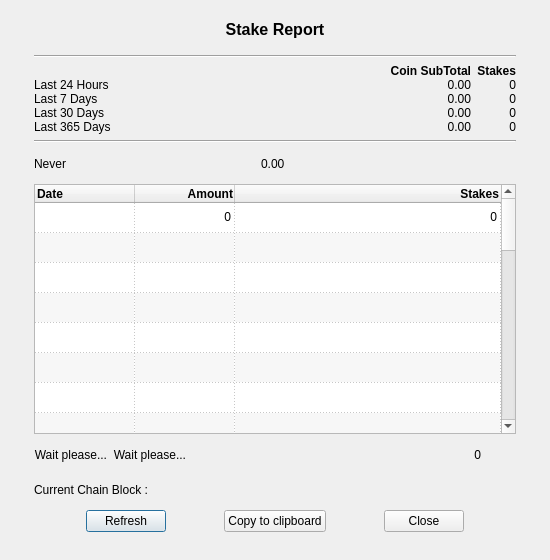
<?xml version="1.0" encoding="UTF-8"?>
<ui version="4.0">
 <class>StakeReportDialog</class>
 <widget class="QDialog" name="StakeReportDialog">
  <property name="geometry">
   <rect>
    <x>0</x>
    <y>0</y>
    <width>550</width>
    <height>560</height>
   </rect>
  </property>
  <property name="minimumSize">
   <size>
    <width>550</width>
    <height>560</height>
   </size>
  </property>
  <property name="maximumSize">
   <size>
    <width>550</width>
    <height>582</height>
   </size>
  </property>
  <property name="windowTitle">
   <string>Stake Report</string>
  </property>
  <property name="modal">
   <bool>false</bool>
  </property>
  <layout class="QGridLayout" name="gridLayout_2">
   <item row="1" column="0">
    <spacer name="verticalSpacer">
     <property name="orientation">
      <enum>Qt::Vertical</enum>
     </property>
     <property name="sizeHint" stdset="0">
      <size>
       <width>20</width>
       <height>40</height>
      </size>
     </property>
    </spacer>
   </item>
   <item row="0" column="0">
    <widget class="QFrame" name="frame">
     <property name="minimumSize">
      <size>
       <width>500</width>
       <height>530</height>
      </size>
     </property>
     <property name="maximumSize">
      <size>
       <width>460</width>
       <height>99999</height>
      </size>
     </property>
     <property name="styleSheet">
      <string notr="true"/>
     </property>
     <property name="frameShape">
      <enum>QFrame::NoFrame</enum>
     </property>
     <property name="frameShadow">
      <enum>QFrame::Raised</enum>
     </property>
     <layout class="QGridLayout" name="gridLayout_3">
      <item row="6" column="0">
       <layout class="QGridLayout" name="gridLayout2" columnstretch="0,0,3">
        <property name="rightMargin">
         <number>35</number>
        </property>
        <item row="0" column="0">
         <widget class="QLabel" name="TimeTook">
          <property name="font">
           <font>
            <pointsize>9</pointsize>
            <weight>50</weight>
            <bold>false</bold>
           </font>
          </property>
          <property name="toolTip">
           <string>Time took to retrieve the data</string>
          </property>
          <property name="text">
           <string>Wait please...</string>
          </property>
          <property name="alignment">
           <set>Qt::AlignLeading|Qt::AlignLeft|Qt::AlignRight|Qt::AlignTrailing|Qt::AlignVCenter</set>
          </property>
          <property name="margin">
           <number>4</number>
          </property>
         </widget>
        </item>
        <item row="0" column="1">
         <widget class="QLabel" name="TimeTook_2">
          <property name="font">
           <font>
            <pointsize>9</pointsize>
            <weight>50</weight>
            <bold>false</bold>
           </font>
          </property>
          <property name="toolTip">
           <string>Time took to refresh dialog</string>
          </property>
          <property name="text">
           <string>Wait please...</string>
          </property>
          <property name="alignment">
           <set>Qt::AlignLeading|Qt::AlignLeft|Qt::AlignRight|Qt::AlignTrailing|Qt::AlignVCenter</set>
          </property>
          <property name="margin">
           <number>4</number>
          </property>
         </widget>
        </item>
        <item row="0" column="2">
         <widget class="QLabel" name="Stake_Counted">
          <property name="font">
           <font>
            <pointsize>9</pointsize>
            <weight>50</weight>
            <bold>false</bold>
           </font>
          </property>
          <property name="toolTip">
           <string>Total Stakes Analyzed</string>
          </property>
          <property name="text">
           <string>0</string>
          </property>
          <property name="alignment">
           <set>Qt::AlignLeading|Qt::AlignLeft|Qt::AlignRight|Qt::AlignTrailing|Qt::AlignVCenter</set>
          </property>
          <property name="margin">
           <number>4</number>
          </property>
         </widget>
        </item>
       </layout>
      </item>
      <item row="7" column="0">
       <widget class="QLabel" name="L_CurrentBlock">
        <property name="font">
         <font>
          <pointsize>9</pointsize>
          <weight>50</weight>
          <bold>false</bold>
         </font>
        </property>
        <property name="toolTip">
         <string>Data of the current block.</string>
        </property>
        <property name="text">
         <string>Current Chain Block :</string>
        </property>
        <property name="alignment">
         <set>Qt::AlignLeading|Qt::AlignLeft|Qt::AlignVCenter</set>
        </property>
        <property name="margin">
         <number>2</number>
        </property>
       </widget>
      </item>
      <item row="3" column="0">
       <widget class="Line" name="line_2">
        <property name="orientation">
         <enum>Qt::Horizontal</enum>
        </property>
       </widget>
      </item>
      <item row="1" column="0">
       <widget class="Line" name="line">
        <property name="orientation">
         <enum>Qt::Horizontal</enum>
        </property>
       </widget>
      </item>
      <item row="8" column="0">
       <layout class="QHBoxLayout" name="horizontalLayout" stretch="1,2,1">
        <property name="sizeConstraint">
         <enum>QLayout::SetDefaultConstraint</enum>
        </property>
        <item>
         <widget class="QPushButton" name="button_Refresh">
          <property name="sizePolicy">
           <sizepolicy hsizetype="Maximum" vsizetype="Fixed">
            <horstretch>0</horstretch>
            <verstretch>0</verstretch>
           </sizepolicy>
          </property>
          <property name="toolTip">
           <string>Refresh the data</string>
          </property>
          <property name="text">
           <string>Refresh</string>
          </property>
         </widget>
        </item>
        <item>
         <widget class="QPushButton" name="CopytoClipboard">
          <property name="sizePolicy">
           <sizepolicy hsizetype="Fixed" vsizetype="Fixed">
            <horstretch>0</horstretch>
            <verstretch>0</verstretch>
           </sizepolicy>
          </property>
          <property name="minimumSize">
           <size>
            <width>100</width>
            <height>0</height>
           </size>
          </property>
          <property name="toolTip">
           <string>Copy Report to ClipBoard</string>
          </property>
          <property name="text">
           <string>Copy to clipboard</string>
          </property>
         </widget>
        </item>
        <item>
         <widget class="QDialogButtonBox" name="buttonBox">
          <property name="sizePolicy">
           <sizepolicy hsizetype="Maximum" vsizetype="Fixed">
            <horstretch>0</horstretch>
            <verstretch>0</verstretch>
           </sizepolicy>
          </property>
          <property name="toolTip">
           <string>Close the dialog</string>
          </property>
          <property name="orientation">
           <enum>Qt::Horizontal</enum>
          </property>
          <property name="standardButtons">
           <set>QDialogButtonBox::Close</set>
          </property>
          <property name="centerButtons">
           <bool>true</bool>
          </property>
         </widget>
        </item>
       </layout>
      </item>
      <item row="4" column="0">
       <layout class="QHBoxLayout" name="horizontalLayout2" stretch="0,0">
        <property name="sizeConstraint">
         <enum>QLayout::SetDefaultConstraint</enum>
        </property>
        <property name="rightMargin">
         <number>35</number>
        </property>
        <item>
         <widget class="QLabel" name="L_LastStakeTime">
          <property name="sizePolicy">
           <sizepolicy hsizetype="Preferred" vsizetype="Preferred">
            <horstretch>0</horstretch>
            <verstretch>0</verstretch>
           </sizepolicy>
          </property>
          <property name="font">
           <font>
            <pointsize>9</pointsize>
            <weight>50</weight>
            <bold>false</bold>
           </font>
          </property>
          <property name="toolTip">
           <string>Date of the last mature Stake</string>
          </property>
          <property name="styleSheet">
           <string notr="true">background:transparent;</string>
          </property>
          <property name="text">
           <string>Never</string>
          </property>
          <property name="alignment">
           <set>Qt::AlignLeading|Qt::AlignLeft|Qt::AlignVCenter</set>
          </property>
          <property name="margin">
           <number>2</number>
          </property>
         </widget>
        </item>
        <item>
         <widget class="QLabel" name="Amount_Last">
          <property name="sizePolicy">
           <sizepolicy hsizetype="Preferred" vsizetype="Preferred">
            <horstretch>0</horstretch>
            <verstretch>0</verstretch>
           </sizepolicy>
          </property>
          <property name="font">
           <font>
            <pointsize>9</pointsize>
            <weight>50</weight>
            <bold>false</bold>
            <kerning>false</kerning>
           </font>
          </property>
          <property name="toolTip">
           <string>Coin Earned in last mature Stake</string>
          </property>
          <property name="styleSheet">
           <string notr="true">background:transparent;</string>
          </property>
          <property name="text">
           <string>0.00</string>
          </property>
          <property name="alignment">
           <set>Qt::AlignLeading|Qt::AlignLeft|Qt::AlignVCenter</set>
          </property>
          <property name="margin">
           <number>2</number>
          </property>
         </widget>
        </item>
       </layout>
      </item>
      <item row="5" column="0">
       <widget class="QTableWidget" name="StakeReportTable">
        <property name="sizePolicy">
         <sizepolicy hsizetype="Expanding" vsizetype="Expanding">
          <horstretch>1</horstretch>
          <verstretch>0</verstretch>
         </sizepolicy>
        </property>
        <property name="maximumSize">
         <size>
          <width>16777215</width>
          <height>250</height>
         </size>
        </property>
        <property name="font">
         <font>
          <weight>50</weight>
          <bold>false</bold>
         </font>
        </property>
        <property name="autoScrollMargin">
         <number>26</number>
        </property>
        <property name="alternatingRowColors">
         <bool>true</bool>
        </property>
        <property name="showGrid">
         <bool>true</bool>
        </property>
        <property name="gridStyle">
         <enum>Qt::DotLine</enum>
        </property>
        <property name="sortingEnabled">
         <bool>true</bool>
        </property>
        <property name="rowCount">
         <number>30</number>
        </property>
        <property name="columnCount">
         <number>3</number>
        </property>
        <attribute name="horizontalHeaderVisible">
         <bool>true</bool>
        </attribute>
        <attribute name="horizontalHeaderHighlightSections">
         <bool>true</bool>
        </attribute>
        <attribute name="horizontalHeaderShowSortIndicator" stdset="0">
         <bool>true</bool>
        </attribute>
        <attribute name="horizontalHeaderStretchLastSection">
         <bool>true</bool>
        </attribute>
        <attribute name="verticalHeaderVisible">
         <bool>false</bool>
        </attribute>
        <row/>
        <row/>
        <row/>
        <row/>
        <row/>
        <row/>
        <row/>
        <row/>
        <row/>
        <row/>
        <row/>
        <row/>
        <row/>
        <row/>
        <row/>
        <row/>
        <row/>
        <row/>
        <row/>
        <row/>
        <row/>
        <row/>
        <row/>
        <row/>
        <row/>
        <row/>
        <row/>
        <row/>
        <row/>
        <row/>
        <column>
         <property name="text">
          <string>Date</string>
         </property>
         <property name="font">
          <font>
           <pointsize>9</pointsize>
           <weight>75</weight>
           <bold>true</bold>
          </font>
         </property>
         <property name="textAlignment">
          <set>AlignLeading|AlignVCenter</set>
         </property>
        </column>
        <column>
         <property name="text">
          <string>Amount</string>
         </property>
         <property name="font">
          <font>
           <pointsize>9</pointsize>
           <weight>75</weight>
           <bold>true</bold>
          </font>
         </property>
         <property name="textAlignment">
          <set>AlignTrailing|AlignVCenter</set>
         </property>
        </column>
        <column>
         <property name="text">
          <string>Stakes</string>
         </property>
         <property name="font">
          <font>
           <pointsize>9</pointsize>
           <weight>75</weight>
           <bold>true</bold>
          </font>
         </property>
         <property name="textAlignment">
          <set>AlignTrailing|AlignVCenter</set>
         </property>
        </column>
        <item row="0" column="0">
         <property name="text">
          <string/>
         </property>
         <property name="font">
          <font>
           <pointsize>9</pointsize>
          </font>
         </property>
         <property name="flags">
          <set>ItemIsSelectable|ItemIsUserCheckable|ItemIsEnabled</set>
         </property>
        </item>
        <item row="0" column="1">
         <property name="text">
          <string notr="true">0</string>
         </property>
         <property name="whatsThis">
          <string/>
         </property>
         <property name="font">
          <font>
           <pointsize>9</pointsize>
          </font>
         </property>
         <property name="textAlignment">
          <set>AlignTrailing|AlignVCenter</set>
         </property>
         <property name="flags">
          <set>ItemIsSelectable|ItemIsUserCheckable|ItemIsEnabled</set>
         </property>
        </item>
        <item row="0" column="2">
         <property name="text">
          <string notr="true">0</string>
         </property>
         <property name="font">
          <font>
           <pointsize>9</pointsize>
          </font>
         </property>
         <property name="textAlignment">
          <set>AlignTrailing|AlignVCenter</set>
         </property>
         <property name="flags">
          <set>ItemIsSelectable|ItemIsUserCheckable|ItemIsEnabled</set>
         </property>
        </item>
       </widget>
      </item>
      <item row="2" column="0">
       <layout class="QGridLayout" name="gridLayout" columnstretch="3,0,0">
        <property name="verticalSpacing">
         <number>0</number>
        </property>
        <item row="0" column="2">
         <widget class="QLabel" name="label_3">
          <property name="font">
           <font>
            <pointsize>9</pointsize>
            <weight>75</weight>
            <bold>true</bold>
           </font>
          </property>
          <property name="toolTip">
           <string>Blocks Staked</string>
          </property>
          <property name="text">
           <string>Stakes</string>
          </property>
          <property name="alignment">
           <set>Qt::AlignRight|Qt::AlignTrailing|Qt::AlignVCenter</set>
          </property>
          <property name="margin">
           <number>4</number>
          </property>
         </widget>
        </item>
        <item row="1" column="0">
         <widget class="QLabel" name="L1_24h">
          <property name="font">
           <font>
            <pointsize>9</pointsize>
            <weight>50</weight>
            <bold>false</bold>
           </font>
          </property>
          <property name="toolTip">
           <string/>
          </property>
          <property name="text">
           <string>Last 24 Hours</string>
          </property>
          <property name="margin">
           <number>4</number>
          </property>
         </widget>
        </item>
        <item row="4" column="2">
         <widget class="QLabel" name="Stake_365D">
          <property name="font">
           <font>
            <pointsize>9</pointsize>
            <weight>50</weight>
            <bold>false</bold>
            <kerning>false</kerning>
           </font>
          </property>
          <property name="toolTip">
           <string>Stake Made in last 365 Days</string>
          </property>
          <property name="text">
           <string>0</string>
          </property>
          <property name="alignment">
           <set>Qt::AlignRight|Qt::AlignTrailing|Qt::AlignVCenter</set>
          </property>
          <property name="margin">
           <number>4</number>
          </property>
         </widget>
        </item>
        <item row="2" column="2">
         <widget class="QLabel" name="Stake_7D">
          <property name="font">
           <font>
            <pointsize>9</pointsize>
            <weight>50</weight>
            <bold>false</bold>
            <kerning>false</kerning>
           </font>
          </property>
          <property name="toolTip">
           <string>Stake Made in last 7 Days</string>
          </property>
          <property name="text">
           <string>0</string>
          </property>
          <property name="alignment">
           <set>Qt::AlignRight|Qt::AlignTrailing|Qt::AlignVCenter</set>
          </property>
          <property name="margin">
           <number>4</number>
          </property>
         </widget>
        </item>
        <item row="3" column="0">
         <widget class="QLabel" name="L3_30D">
          <property name="font">
           <font>
            <pointsize>9</pointsize>
            <weight>50</weight>
            <bold>false</bold>
           </font>
          </property>
          <property name="toolTip">
           <string/>
          </property>
          <property name="text">
           <string>Last 30 Days</string>
          </property>
          <property name="margin">
           <number>4</number>
          </property>
         </widget>
        </item>
        <item row="3" column="1">
         <widget class="QLabel" name="Amount_30D">
          <property name="font">
           <font>
            <pointsize>9</pointsize>
            <weight>50</weight>
            <bold>false</bold>
            <kerning>false</kerning>
           </font>
          </property>
          <property name="toolTip">
           <string>Coin Earned in last 30 Days</string>
          </property>
          <property name="text">
           <string>0.00</string>
          </property>
          <property name="alignment">
           <set>Qt::AlignRight|Qt::AlignTrailing|Qt::AlignVCenter</set>
          </property>
          <property name="margin">
           <number>4</number>
          </property>
         </widget>
        </item>
        <item row="3" column="2">
         <widget class="QLabel" name="Stake_30D">
          <property name="font">
           <font>
            <pointsize>9</pointsize>
            <weight>50</weight>
            <bold>false</bold>
            <kerning>false</kerning>
           </font>
          </property>
          <property name="toolTip">
           <string>Stake Made in last 30 Days</string>
          </property>
          <property name="text">
           <string>0</string>
          </property>
          <property name="alignment">
           <set>Qt::AlignRight|Qt::AlignTrailing|Qt::AlignVCenter</set>
          </property>
          <property name="margin">
           <number>4</number>
          </property>
         </widget>
        </item>
        <item row="4" column="0">
         <widget class="QLabel" name="L3_30D_2">
          <property name="font">
           <font>
            <pointsize>9</pointsize>
            <weight>50</weight>
            <bold>false</bold>
           </font>
          </property>
          <property name="toolTip">
           <string/>
          </property>
          <property name="text">
           <string>Last 365 Days</string>
          </property>
          <property name="margin">
           <number>4</number>
          </property>
         </widget>
        </item>
        <item row="4" column="1">
         <widget class="QLabel" name="Amount_365D">
          <property name="font">
           <font>
            <pointsize>9</pointsize>
            <weight>50</weight>
            <bold>false</bold>
            <kerning>false</kerning>
           </font>
          </property>
          <property name="toolTip">
           <string>Coin Earned in last 365 Days</string>
          </property>
          <property name="text">
           <string>0.00</string>
          </property>
          <property name="alignment">
           <set>Qt::AlignRight|Qt::AlignTrailing|Qt::AlignVCenter</set>
          </property>
          <property name="margin">
           <number>4</number>
          </property>
         </widget>
        </item>
        <item row="0" column="1">
         <widget class="QLabel" name="L_Coin">
          <property name="font">
           <font>
            <pointsize>9</pointsize>
            <weight>75</weight>
            <bold>true</bold>
           </font>
          </property>
          <property name="text">
           <string>Coin SubTotal</string>
          </property>
          <property name="alignment">
           <set>Qt::AlignRight|Qt::AlignTrailing|Qt::AlignVCenter</set>
          </property>
          <property name="margin">
           <number>4</number>
          </property>
         </widget>
        </item>
        <item row="1" column="1">
         <widget class="QLabel" name="Amount_24H">
          <property name="font">
           <font>
            <pointsize>9</pointsize>
            <weight>50</weight>
            <bold>false</bold>
            <kerning>false</kerning>
           </font>
          </property>
          <property name="toolTip">
           <string>Coin Earned in last 24H</string>
          </property>
          <property name="text">
           <string>0.00</string>
          </property>
          <property name="alignment">
           <set>Qt::AlignRight|Qt::AlignTrailing|Qt::AlignVCenter</set>
          </property>
          <property name="margin">
           <number>4</number>
          </property>
         </widget>
        </item>
        <item row="1" column="2">
         <widget class="QLabel" name="Stake_24H">
          <property name="font">
           <font>
            <pointsize>9</pointsize>
            <weight>50</weight>
            <bold>false</bold>
            <kerning>false</kerning>
           </font>
          </property>
          <property name="toolTip">
           <string>Stake Made in last 24H</string>
          </property>
          <property name="text">
           <string>0</string>
          </property>
          <property name="alignment">
           <set>Qt::AlignRight|Qt::AlignTrailing|Qt::AlignVCenter</set>
          </property>
          <property name="margin">
           <number>4</number>
          </property>
         </widget>
        </item>
        <item row="2" column="0">
         <widget class="QLabel" name="L2_7D">
          <property name="font">
           <font>
            <pointsize>9</pointsize>
            <weight>50</weight>
            <bold>false</bold>
           </font>
          </property>
          <property name="toolTip">
           <string/>
          </property>
          <property name="text">
           <string>Last 7 Days</string>
          </property>
          <property name="margin">
           <number>4</number>
          </property>
         </widget>
        </item>
        <item row="2" column="1">
         <widget class="QLabel" name="Amount_7D">
          <property name="font">
           <font>
            <pointsize>9</pointsize>
            <weight>50</weight>
            <bold>false</bold>
            <kerning>false</kerning>
           </font>
          </property>
          <property name="toolTip">
           <string>Coin Earned in last 7 Days</string>
          </property>
          <property name="text">
           <string>0.00</string>
          </property>
          <property name="alignment">
           <set>Qt::AlignRight|Qt::AlignTrailing|Qt::AlignVCenter</set>
          </property>
          <property name="margin">
           <number>4</number>
          </property>
         </widget>
        </item>
       </layout>
      </item>
      <item row="0" column="0">
       <widget class="QLabel" name="label">
        <property name="minimumSize">
         <size>
          <width>200</width>
          <height>0</height>
         </size>
        </property>
        <property name="font">
         <font>
          <pointsize>12</pointsize>
          <weight>75</weight>
          <bold>true</bold>
         </font>
        </property>
        <property name="toolTip">
         <string>Earnings made by stake over time</string>
        </property>
        <property name="styleSheet">
         <string notr="true">background:transparent;</string>
        </property>
        <property name="frameShape">
         <enum>QFrame::NoFrame</enum>
        </property>
        <property name="frameShadow">
         <enum>QFrame::Sunken</enum>
        </property>
        <property name="lineWidth">
         <number>2</number>
        </property>
        <property name="midLineWidth">
         <number>3</number>
        </property>
        <property name="text">
         <string>Stake Report</string>
        </property>
        <property name="alignment">
         <set>Qt::AlignHCenter|Qt::AlignTop</set>
        </property>
       </widget>
      </item>
     </layout>
    </widget>
   </item>
  </layout>
 </widget>
 <resources/>
 <connections>
  <connection>
   <sender>buttonBox</sender>
   <signal>clicked(QAbstractButton*)</signal>
   <receiver>StakeReportDialog</receiver>
   <slot>close()</slot>
   <hints>
    <hint type="sourcelabel">
     <x>338</x>
     <y>524</y>
    </hint>
    <hint type="destinationlabel">
     <x>215</x>
     <y>276</y>
    </hint>
   </hints>
  </connection>
 </connections>
</ui>
